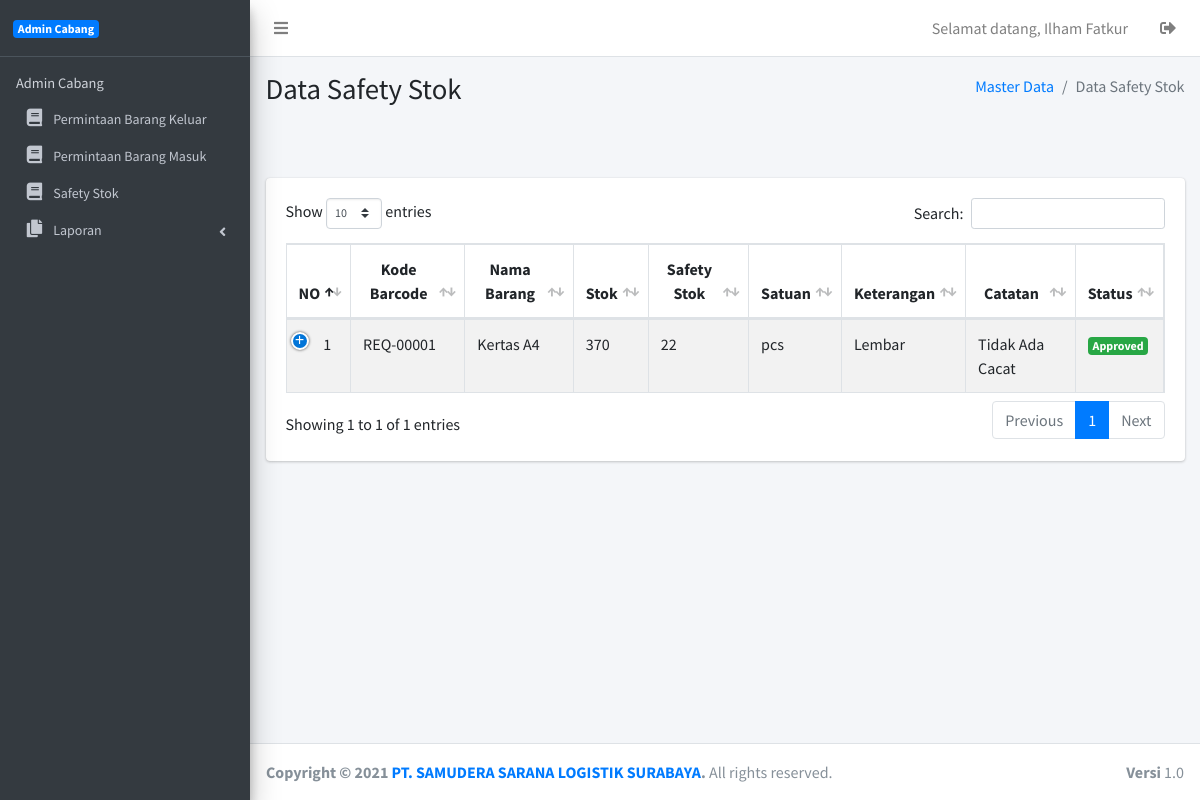
The app's page /halaman/menu-safetystok-brg.php (signed in) with its own data.
### tables this page shows
CREATE TABLE `barang` (
  `id_barang` int(11) NOT NULL,
  `no_request` varchar(50) NOT NULL,
  `no_serial` varchar(50) NOT NULL,
  `nama_barang` varchar(255) NOT NULL,
  `jumlah_barang` int(11) NOT NULL,
  `harga_barang` int(11) NOT NULL,
  `keterangan_barang` text NOT NULL,
  `catatan_barang` text NOT NULL,
  `date_request` date NOT NULL,
  `id_user` int(11) NOT NULL,
  `id_satuan_barang` int(11) NOT NULL,
  `status_request` int(11) NOT NULL,
  `status_po` int(11) NOT NULL,
  `foto_barang` text NOT NULL
);

CREATE TABLE `satuan_barang` (
  `id_satuan_barang` int(11) NOT NULL,
  `nama_satuan_barang` varchar(255) NOT NULL
);

### halaman/menu-safetystok-brg.php (the view, shortened to what this page needs)
<!DOCTYPE html>
<html>
<?php
if ((!isset($_SESSION['appks'])) || ($_SESSION['appks'] != true)) {
    echo '<script>window.location="../";</script>';
} else {
    include 'template/head.php';
?>
    <body class="hold-transition sidebar-mini layout-fixed">
        <div class="wrapper">
            <?php include 'template/navbar.php'; ?>
            <div class="content-wrapper">
                <section class="content-header">
                    <div class="container-fluid">
                        <div class="row mb-2">
                            <div class="col-sm-6">
                                <h1>Data Safety Stok</h1>
                            </div>
                            <div class="col-sm-6">
                                <ol class="breadcrumb float-sm-right">
                                    <li class="breadcrumb-item"><a href="#">Master Data</a></li>
                                    <li class="breadcrumb-item active">Data Safety Stok</li>
                                </ol>
                            </div>
                        </div>
                    </div>
                </section>
                <section class="content">
                    <div class="container-fluid">
                        <div class="row">
                            <div class="col-12 col-sm-12">
                                <br><br>
                                <div class="card">
                                    <div class="card-body">
                                        <table id="example1" class="table table-bordered table-striped">
                                            <thead>
                                                <tr>
                                                    <th width="5%">
                                                        <center>NO</center>
                                                    </th>
                                                    <th>
                                                        <center>Kode Barcode</center>
                                                    </th>
                                                    <th>
                                                        <center>Nama Barang</center>
                                                    </th>
                                                    <th>
                                                        <center>Stok</center>
                                                    </th>
                                                    <th>
                                                        <center>Safety Stok</center>
                                                    </th>
                                                    <th>
                                                        <center>Satuan</center>
                                                    </th>
                                                    <th>
                                                        <center>Keterangan</center>
                                                    </th>
                                                    <th>
                                                        <center>Catatan</center>
                                                    </th>
                                                    <th>
                                                        <center>Status</center>
                                                    </th>
                                                </tr>
                                            </thead>
                                            <tbody>
                                                <?php
                                                $sql = 'SELECT a.*, b.nama_satuan_barang, COALESCE((avg(j.jumlah_disetujui_out)*2) ,0) "safetystok" FROM barang a
                                                JOIN satuan_barang b ON a.id_satuan_barang = b.id_satuan_barang
                                                JOIN detail_permintaan_out j ON a.id_barang = j.id_barang
                                                having (avg(j.jumlah_disetujui_out)*2) > 0';
                                                $i = 1;
                                                $query = mysqli_query($conn, $sql);
                                                if (mysqli_num_rows($query) > 0) {
                                                    while ($row = mysqli_fetch_assoc($query)) {
                                                        $id_br = $row['id_barang'];
                                                        $safetystok = round($row['safetystok']);
                                                        $sql_sty = "SELECT i.id_barang, i.jumlah_barang AS jml_stok, avg(j.jumlah_barang) AS jml_pinjam_rata, max(j.jumlah_barang) AS jml_pinjam_max,
                                                            j.status_peminjaman_barang, COALESCE((avg(j.jumlah_barang)*2),0) as safetystok
                                                            FROM barang i JOIN detail_peminjaman j ON i.id_barang = j.id_barang
                                                            WHERE i.id_barang = '$id_br' AND j.status_pengembalian_barang = 0
                                                            having (avg(j.jumlah_barang)*2) > 0";
                                                        $query_sty = mysqli_query($conn, $sql_sty);
                                                        $row_sty = mysqli_fetch_array($query_sty);
                                                        $rata_nilai = round($row_sty['jml_pinjam_rata'], 2);
                                                        $max_nilai = $row_sty['jml_pinjam_max'];
                                                        $min1                     = mktime(0, 0, 0, date("n") - 1, date("j"), date("Y"));
                                                        $hasil_bulan_sebelum      = date("Y-m", $min1);
                                                        $sql_sty_permintaan = "SELECT x.id_barang, x.jumlah_barang AS jml_stok,
                                                                avg(p.jumlah_permintaan_barang_out) AS jml_permintaan_rata, COALESCE(max(p.jumlah_permintaan_barang_out),0) AS jml_permintaan_max,
                                                                p.status_detail_permintaan_out, DATE_FORMAT(lk.date_permintaan_brg_out, '%Y-%m') AS date_permintaan_brg_out,
                                                                count(p.id_detail_permintaan_out) AS totalTrans
                                                                FROM barang x JOIN detail_permintaan_out p ON x.id_barang = p.id_barang
                                                                JOIN permintaan_barang_out lk ON p.kode_permintaan_brg_out = lk.kode_permintaan_brg_out
                                                                WHERE x.id_barang = '$id_br' AND p.status_detail_permintaan_out = 1 AND DATE_FORMAT(lk.date_permintaan_brg_out, '%Y-%m') = '$hasil_bulan_sebelum'";
                                                        $query_sty_permintaan = mysqli_query($conn, $sql_sty_permintaan);
                                                        $row_sty_permintaan = mysqli_fetch_array($query_sty_permintaan);
                                                        $rata_nilai_permintaan = round($row_sty_permintaan['jml_permintaan_rata'], 2);
                                                        $max_nilai_permintaan = $row_sty_permintaan['jml_permintaan_max'];
                                                        if ($row['status_request'] == 0) {
                                                            $verifikasi = '<span class="right badge badge-warning">Panding</span>';
                                                        } elseif ($row['status_request'] == 1) {
                                                            $verifikasi = '<span class="right badge badge-success ' . $safetystok . '">Approved</span>';
                                                        } else {
                                                            $verifikasi = '<span class="right badge badge-danger">Not approved</span>';
                                                        }
                                                        $but1 = '';
                                                        $leadTime = 4;
                                                        echo '<tr>
                                                            <td align="center">' . $i++ . '</td>
                                                            <td align="">' . $row['no_request'] . '</td>
                                                            <td align="">' . $row['nama_barang'] . '</td>
                                                            <td align="">' . $row['jumlah_barang'] . '</td>
                                                            <td align="">' . $safetystok . '</td>
                                                            <td align="">' . $row['nama_satuan_barang'] . '</td>
                                                            <td align="">' . $row['keterangan_barang'] . '</td>
                                                            <td align="">' . $row['catatan_barang'] . '</td>
                                                            <td align="">' . $verifikasi . '</td>
                                                               <button ' . $but1 . ' type="submit" class="btn btn-warning btn-sm" data-toggle="modal" data-target="#sty_permintaan' . md5($row['id_barang']) . '">
                                                                </button>
                                                                <input type="text" name="delete" value="' . md5($row['id_barang']) . '" hidden>
                                                            </tr>
                                                            <div class="modal fade" id="sty' . md5($row['id_barang']) . '" aria-hidden="true" style="display: none;">
                                                                                <h5>Nomer Seri : ' . $row['no_serial'] . '</h5>
                                                                                        <input type="text" id="id_barang" name="id_barang" value="' . $row['id_barang'] . '" hidden>
                                                                                            ' . $row[''] . ' ' . (($row[''] == 0) ? '' : '') . '
                                                                                            <input type="number" class="form-control" id="" name="max_stok" value="' . $max_nilai . '" required readonly>
                                                                                           <input type="number" class="form-control" id="" name="rata_rata_sty" value="' . $rata_nilai . '" required readonly>
                                                                                <button type="submit" class="btn btn-primary" value="' . $row['id_barang'] . '" name="simpan_sty">Simpan</button>
                                                            </div>
                                                             <div class="modal fade" id="sty_permintaan' . md5($row['id_barang']) . '" aria-hidden="true" style="display: none;">
                                                                                <h5>Nomer Seri : ' . $row['no_serial'] . '</h5>
                                                                                        <input type="text" id="id_barang" name="id_barang" value="' . $row['id_barang'] . '" hidden>
                                                                                            <input type="number" class="form-control" id="" name="jumlah_barang" value="' . $row['jumlah_barang'] . '" required readonly>
                                                                                            <input type="number" class="form-control" id="" name="max_stok" value="' . $max_nilai_permintaan . '" required readonly>
                                                                                           <input type="number" class="form-control" id="" name="rata_rata_sty" value="' . $rata_nilai_permintaan . '" required readonly>
                                                                                            <input type="number" class="form-control" placeholder="Masukkan Lead Time" id="" name="lead_time_sty"  value="' . $leadTime . '" required readonly>
                                                                                <button type="submit" class="btn btn-primary" value="' . $row['id_barang'] . '" name="simpan_sty_permintaan">Simpan</button>
                                                            </div>
                                                            ';
                                                    }
                                                } else {
                                                }
                                                ?>
                                            </tbody>
                                        </table>
                                    </div>
                                </div>
                            </div>
                        </div>
                    </div>
                </section>
            </div>
            <?php include 'template/footer.php';; ?>
        </div>
    </body>
<?php } ?>
</html>

### records on screen
barang: no_request "REQ-00001", nama_barang "Kertas A4", jumlah_barang "370", safetystok "22", id_satuan_barang.nama_satuan_barang "pcs", keterangan_barang "Lembar", catatan_barang "Tidak Ada Cacat"

### other values on screen
$_SESSION['appks'] "Ilham Fatkur"
